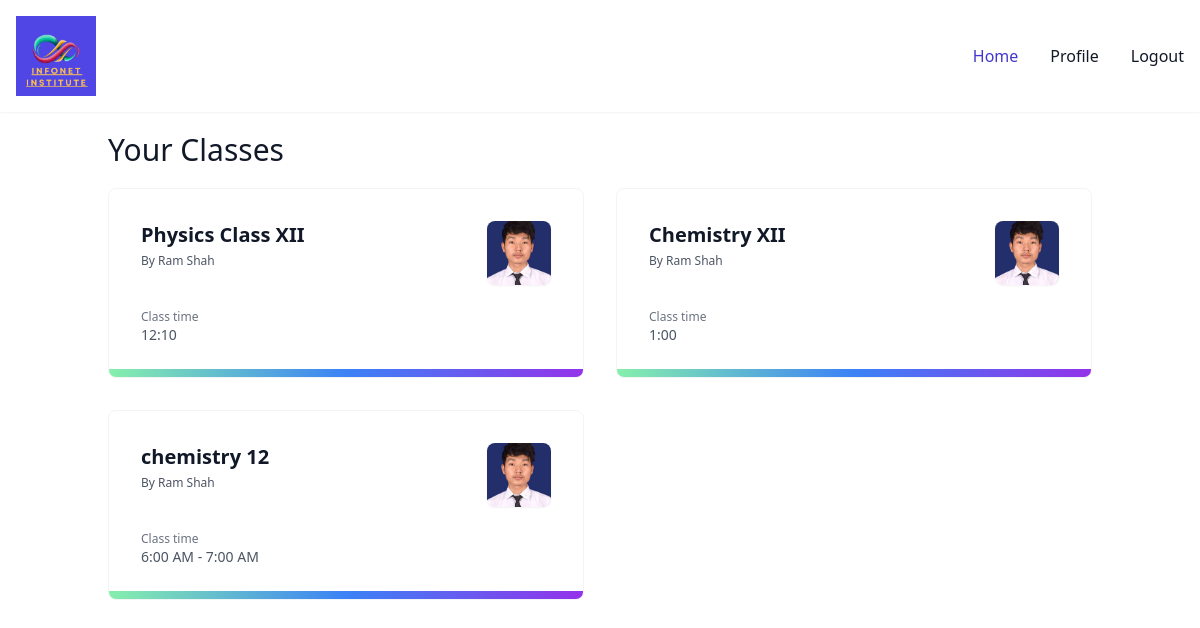
The app's page /dashboard/ (signed in) with its own data.
### tution/models.py (models this page shows, shortened)
class ClassModel(models.Model):
    name = models.CharField(max_length=50,default='class')
    teacher = models.ForeignKey(User, on_delete=models.CASCADE, related_name='teaching_classes',limit_choices_to={'userprofile__role': 'teacher'})
    syllabus = models.TextField(verbose_name=_("Syllabus"), blank=True)
    price = models.FloatField(verbose_name=_("Price"), blank=True,default = 0)
    class_time = models.CharField(max_length=20,blank=True,default=None)
    meet_link = models.CharField(max_length=500, verbose_name=_("Meet Link"), blank=True)
    class Meta:
        verbose_name = "Class"
        verbose_name_plural = "Classes"

class UserProfile(models.Model):
    ROLE_CHOICES = (
        ('teacher', _('Teacher')),
        ('student', _('Student')),
        ('super admin', _('Super Admin')),
    )
    user = models.OneToOneField(
        User,
        verbose_name=_("user"),
        on_delete=models.CASCADE
    )
    role = models.CharField(_("role"), max_length=12, choices=ROLE_CHOICES, default='', blank=True)
    profile = models.FileField(upload_to='profile/', null=True, blank=True)

### tution/views.py (the view)
# urls.py: path('dashboard/',dashbaord),
def dashbaord(request):
    if request.user.is_authenticated:
        current_user = request.user
        is_teacher = current_user.userprofile.role == 'teacher' if hasattr(current_user, 'userprofile') else False
        if is_teacher:
            teacher_classes = ClassModel.objects.filter(teacher=current_user)
            return render(request,'teacher/index.html',{'classes': teacher_classes})
        else:
            enrolled_classes = ClassModel.objects.filter(enrolled_students__student=current_user)
            return render(request, 'user/index.html', {'classes': enrolled_classes})
    else:
        return redirect('/login/')

### templates/teacher/index.html (shortened to what this page needs)
{% extends 'teacher/layout/layout.html' %}
{% block content %}
<section class="text-gray-600 body-font">
    <div class="container px-5 py-5 mx-auto">
        <div class="w-full mb-5 ">
            <h1 class="sm:text-3xl text-2xl font-medium title-font mb-2 text-gray-900">Your Classes
            </h1>
        </div>
        <div class="flex flex-wrap -m-4">
            {% for class in classes %}
            <div class="xl:w-1/2 md:w-1/2 p-4">
                <a href="/enrolled-classes/{{class.id}}" class="relative block overflow-hidden rounded-lg border border-gray-100 hover:shadow-md p-4 sm:p-6 lg:p-8">
                    <span
                        class="absolute inset-x-0 bottom-0 h-2 bg-gradient-to-r from-green-300 via-blue-500 to-purple-600"></span>
                    <div class="sm:flex sm:justify-between sm:gap-4">
                        <div>
                            <h3 class="text-lg font-bold text-gray-900 sm:text-xl">
                                {{class.name}}
                            </h3>
                            <p class="mt-1 text-xs font-medium text-gray-600">By {{class.teacher.first_name}} {{class.teacher.last_name}}</p>
                        </div>
                        <div class="hidden sm:block sm:shrink-0">
                            <img alt=""
                                src="{{ class.teacher.userprofile.profile.url }}"
                                class="size-16 rounded-lg object-cover shadow-sm" />
                        </div>
                    </div>
                    <dl class="mt-6 flex gap-4 sm:gap-6">
                        <div class="flex flex-col-reverse">
                            <dt class="text-sm font-medium text-gray-600">{{class.class_time}}</dt>
                            <dd class="text-xs text-gray-500">Class time</dd>
                        </div>
                    </dl>
                </a>
            </div>
            {% endfor %}
        </div>
    </div>
</section>
{% endblock %}

### records on screen
ClassModel: name "Physics Class XII", teacher.first_name "Ram", teacher.last_name "Shah", teacher.userprofile.profile (picture), class_time "12:10"
ClassModel: name "Chemistry XII", teacher.first_name "Ram", teacher.last_name "Shah", teacher.userprofile.profile (picture), class_time "1:00"
ClassModel: name "chemistry 12", teacher.first_name "Ram", teacher.last_name "Shah", teacher.userprofile.profile (picture), class_time "6:00 AM - 7:00 AM"
